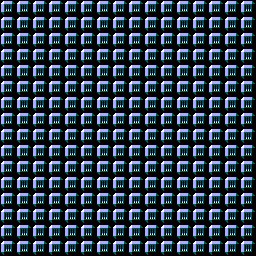

This is a level from a 2D game, rendered from its Tiled map with the project's own tilesets. A one-line summary and the complete map file follow:
An orthogonal 16x16 tile map with 16x16 px tiles, 1 tile layer (Tile Layer 1).

<map version="1.10" tiledversion="1.11.0" orientation="orthogonal" renderorder="left-up" width="16" height="16" tilewidth="16" tileheight="16" infinite="0" nextlayerid="2" nextobjectid="1">
 <tileset firstgid="1" source="dg0.tsx" />
 <layer id="1" name="Tile Layer 1" width="16" height="16">
  <data encoding="csv">
46,46,46,46,46,46,46,46,46,46,46,46,46,46,46,46,
46,46,46,46,46,46,46,46,46,46,46,46,46,46,46,46,
46,46,46,46,46,46,46,46,46,46,46,46,46,46,46,46,
46,46,46,46,46,46,46,46,46,46,46,46,46,46,46,46,
46,46,46,46,46,46,46,46,46,46,46,46,46,46,46,46,
46,46,46,46,46,46,46,46,46,46,46,46,46,46,46,46,
46,46,46,46,46,46,46,46,46,46,46,46,46,46,46,46,
46,46,46,46,46,46,46,46,46,46,46,46,46,46,46,46,
46,46,46,46,46,46,46,46,46,46,46,46,46,46,46,46,
46,46,46,46,46,46,46,46,46,46,46,46,46,46,46,46,
46,46,46,46,46,46,46,46,46,46,46,46,46,46,46,46,
46,46,46,46,46,46,46,46,46,46,46,46,46,46,46,46,
46,46,46,46,46,46,46,46,46,46,46,46,46,46,46,46,
46,46,46,46,46,46,46,46,46,46,46,46,46,46,46,46,
46,46,46,46,46,46,46,46,46,46,46,46,46,46,46,46,
46,46,46,46,46,46,46,46,46,46,46,46,46,46,46,46
</data>
 </layer>
</map>
